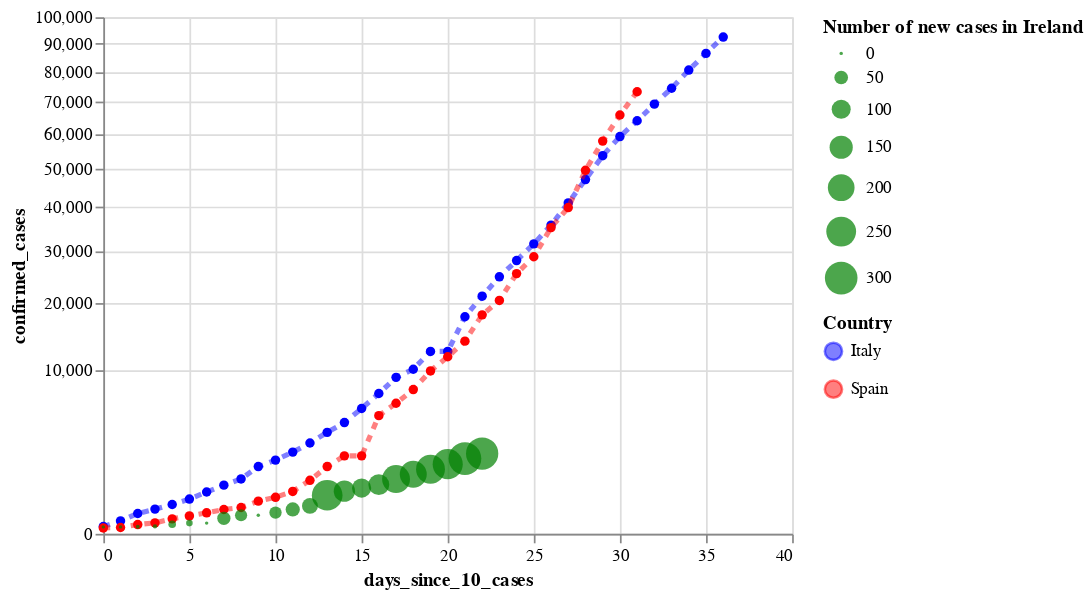

The notebook cell saved with this chart:
### Code cell
#hide

alt.layer(cases_it_plot, cases_es_plot, cases_ie_plot).resolve_scale(
    color='independent',
    shape='independent'
)

### Figure 1 — Vega-Lite specification as saved in the notebook (floating-point values rounded to 4 significant figures)
{"config": {"view": {"continuousWidth": 400, "continuousHeight": 300}}, "layer": [{"data": {"name": "data-774efa6f17819813874601c0a04312df"}, "mark": {"type": "line", "color": "blue", "opacity": 0.5, "point": true, "strokeDash": [4, 4], "strokeWidth": 3}, "encoding": {"color": {"type": "nominal", "field": "country", "scale": {"domain": ["Italy"], "range": ["blue"]}, "title": "Country"}, "tooltip": [{"type": "nominal", "field": "country"}, {"type": "temporal", "field": "date"}, {"type": "quantitative", "field": "confirmed_cases"}, {"type": "quantitative", "field": "new_cases"}], "x": {"type": "quantitative", "field": "days_since_10_cases"}, "y": {"type": "quantitative", "field": "confirmed_cases", "scale": {"type": "sqrt"}}}}, {"data": {"name": "data-a14ef43bb8e966ff8fbe282c2f68c0ac"}, "mark": {"type": "line", "color": "red", "opacity": 0.5, "point": true, "strokeDash": [4, 4], "strokeWidth": 3}, "encoding": {"color": {"type": "nominal", "field": "country", "scale": {"domain": ["Spain"], "range": ["red"]}, "title": ""}, "tooltip": [{"type": "nominal", "field": "country"}, {"type": "temporal", "field": "date"}, {"type": "quantitative", "field": "confirmed_cases"}, {"type": "quantitative", "field": "new_cases"}], "x": {"type": "quantitative", "field": "days_since_10_cases"}, "y": {"type": "quantitative", "field": "confirmed_cases", "scale": {"type": "sqrt"}}}}, {"data": {"name": "data-4b656f962742ef0edf51a449fa69f944"}, "mark": {"type": "circle", "color": "green", "opacity": 0.7}, "encoding": {"size": {"type": "quantitative", "field": "new_cases", "title": "Number of new cases in Ireland"}, "tooltip": [{"type": "nominal", "field": "country"}, {"type": "temporal", "field": "date"}, {"type": "quantitative", "field": "confirmed_cases"}, {"type": "quantitative", "field": "new_cases"}], "x": {"type": "quantitative", "field": "days_since_10_cases"}, "y": {"type": "quantitative", "field": "confirmed_cases", "scale": {"type": "sqrt"}}}}], "resolve": {"scale": {"color": "independent", "shape": "independent"}}, "$schema": "https://vega.github.io/schema/vega-lite/v4.0.2.json", "datasets": {"data-774efa6f17819813874601c0a04312df": [{"country": "Italy", "date": "2020-02-21", "days_since_10_cases": 0, "confirmed_cases": 20, "confirmed_cases_per_million": 0.0, "new_cases": 0}, {"country": "Italy", "date": "2020-02-22", "days_since_10_cases": 1, "confirmed_cases": 62, "confirmed_cases_per_million": 1.0, "new_cases": 42}, {"country": "Italy", "date": "2020-02-23", "days_since_10_cases": 2, "confirmed_cases": 155, "confirmed_cases_per_million": 3.0, "new_cases": 93}, {"country": "Italy", "date": "2020-02-24", "days_since_10_cases": 3, "confirmed_cases": 229, "confirmed_cases_per_million": 4.0, "new_cases": 74}, {"country": "Italy", "date": "2020-02-25", "days_since_10_cases": 4, "confirmed_cases": 322, "confirmed_cases_per_million": 5.0, "new_cases": 93}, {"country": "Italy", "date": "2020-02-26", "days_since_10_cases": 5, "confirmed_cases": 453, "confirmed_cases_per_million": 8.0, "new_cases": 131}, {"country": "Italy", "date": "2020-02-27", "days_since_10_cases": 6, "confirmed_cases": 655, "confirmed_cases_per_million": 11.0, "new_cases": 202}, {"country": "Italy", "date": "2020-02-28", "days_since_10_cases": 7, "confirmed_cases": 888, "confirmed_cases_per_million": 15.0, "new_cases": 233}, {"country": "Italy", "date": "2020-02-29", "days_since_10_cases": 8, "confirmed_cases": 1128, "confirmed_cases_per_million": 19.0, "new_cases": 240}, {"country": "Italy", "date": "2020-03-01", "days_since_10_cases": 9, "confirmed_cases": 1694, "confirmed_cases_per_million": 28.0, "new_cases": 566}, {"country": "Italy", "date": "2020-03-02", "days_since_10_cases": 10, "confirmed_cases": 2036, "confirmed_cases_per_million": 34.0, "new_cases": 342}, {"country": "Italy", "date": "2020-03-03", "days_since_10_cases": 11, "confirmed_cases": 2502, "confirmed_cases_per_million": 42.0, "new_cases": 466}, {"country": "Italy", "date": "2020-03-04", "days_since_10_cases": 12, "confirmed_cases": 3089, "confirmed_cases_per_million": 51.0, "new_cases": 587}, {"country": "Italy", "date": "2020-03-05", "days_since_10_cases": 13, "confirmed_cases": 3858, "confirmed_cases_per_million": 64.0, "new_cases": 769}, {"country": "Italy", "date": "2020-03-06", "days_since_10_cases": 14, "confirmed_cases": 4636, "confirmed_cases_per_million": 77.0, "new_cases": 778}, {"country": "Italy", "date": "2020-03-07", "days_since_10_cases": 15, "confirmed_cases": 5883, "confirmed_cases_per_million": 98.0, "new_cases": 1247}, {"country": "Italy", "date": "2020-03-08", "days_since_10_cases": 16, "confirmed_cases": 7375, "confirmed_cases_per_million": 123.0, "new_cases": 1492}, {"country": "Italy", "date": "2020-03-09", "days_since_10_cases": 17, "confirmed_cases": 9172, "confirmed_cases_per_million": 152.0, "new_cases": 1797}, {"country": "Italy", "date": "2020-03-10", "days_since_10_cases": 18, "confirmed_cases": 10149, "confirmed_cases_per_million": 169.0, "new_cases": 977}, {"country": "Italy", "date": "2020-03-11", "days_since_10_cases": 19, "confirmed_cases": 12462, "confirmed_cases_per_million": 207.0, "new_cases": 2313}, {"country": "Italy", "date": "2020-03-12", "days_since_10_cases": 20, "confirmed_cases": 12462, "confirmed_cases_per_million": 207.0, "new_cases": 0}, {"country": "Italy", "date": "2020-03-13", "days_since_10_cases": 21, "confirmed_cases": 17660, "confirmed_cases_per_million": 293.0, "new_cases": 5198}, {"country": "Italy", "date": "2020-03-14", "days_since_10_cases": 22, "confirmed_cases": 21157, "confirmed_cases_per_million": 351.0, "new_cases": 3497}, {"country": "Italy", "date": "2020-03-15", "days_since_10_cases": 23, "confirmed_cases": 24747, "confirmed_cases_per_million": 411.0, "new_cases": 3590}, {"country": "Italy", "date": "2020-03-16", "days_since_10_cases": 24, "confirmed_cases": 27980, "confirmed_cases_per_million": 465.0, "new_cases": 3233}, {"country": "Italy", "date": "2020-03-17", "days_since_10_cases": 25, "confirmed_cases": 31506, "confirmed_cases_per_million": 523.0, "new_cases": 3526}, {"country": "Italy", "date": "2020-03-18", "days_since_10_cases": 26, "confirmed_cases": 35713, "confirmed_cases_per_million": 593.0, "new_cases": 4207}, {"country": "Italy", "date": "2020-03-19", "days_since_10_cases": 27, "confirmed_cases": 41035, "confirmed_cases_per_million": 682.0, "new_cases": 5322}, {"country": "Italy", "date": "2020-03-20", "days_since_10_cases": 28, "confirmed_cases": 47021, "confirmed_cases_per_million": 781.0, "new_cases": 5986}, {"country": "Italy", "date": "2020-03-21", "days_since_10_cases": 29, "confirmed_cases": 53578, "confirmed_cases_per_million": 890.0, "new_cases": 6557}, {"country": "Italy", "date": "2020-03-22", "days_since_10_cases": 30, "confirmed_cases": 59138, "confirmed_cases_per_million": 982.0, "new_cases": 5560}, {"country": "Italy", "date": "2020-03-23", "days_since_10_cases": 31, "confirmed_cases": 63927, "confirmed_cases_per_million": 1062.0, "new_cases": 4789}, {"country": "Italy", "date": "2020-03-24", "days_since_10_cases": 32, "confirmed_cases": 69176, "confirmed_cases_per_million": 1149.0, "new_cases": 5249}, {"country": "Italy", "date": "2020-03-25", "days_since_10_cases": 33, "confirmed_cases": 74386, "confirmed_cases_per_million": 1236.0, "new_cases": 5210}, {"country": "Italy", "date": "2020-03-26", "days_since_10_cases": 34, "confirmed_cases": 80589, "confirmed_cases_per_million": 1339.0, "new_cases": 6203}, {"country": "Italy", "date": "2020-03-27", "days_since_10_cases": 35, "confirmed_cases": 86498, "confirmed_cases_per_million": 1437.0, "new_cases": 5909}, {"country": "Italy", "date": "2020-03-28", "days_since_10_cases": 36, "confirmed_cases": 92472, "confirmed_cases_per_million": 1536.0, "new_cases": 5974}], "data-a14ef43bb8e966ff8fbe282c2f68c0ac": [{"country": "Spain", "date": "2020-02-26", "days_since_10_cases": 0, "confirmed_cases": 13, "confirmed_cases_per_million": 0.0, "new_cases": 0}, {"country": "Spain", "date": "2020-02-27", "days_since_10_cases": 1, "confirmed_cases": 15, "confirmed_cases_per_million": 0.0, "new_cases": 2}, {"country": "Spain", "date": "2020-02-28", "days_since_10_cases": 2, "confirmed_cases": 32, "confirmed_cases_per_million": 1.0, "new_cases": 17}, {"country": "Spain", "date": "2020-02-29", "days_since_10_cases": 3, "confirmed_cases": 45, "confirmed_cases_per_million": 1.0, "new_cases": 13}, {"country": "Spain", "date": "2020-03-01", "days_since_10_cases": 4, "confirmed_cases": 84, "confirmed_cases_per_million": 2.0, "new_cases": 39}, {"country": "Spain", "date": "2020-03-02", "days_since_10_cases": 5, "confirmed_cases": 120, "confirmed_cases_per_million": 3.0, "new_cases": 36}, {"country": "Spain", "date": "2020-03-03", "days_since_10_cases": 6, "confirmed_cases": 165, "confirmed_cases_per_million": 4.0, "new_cases": 45}, {"country": "Spain", "date": "2020-03-04", "days_since_10_cases": 7, "confirmed_cases": 222, "confirmed_cases_per_million": 5.0, "new_cases": 57}, {"country": "Spain", "date": "2020-03-05", "days_since_10_cases": 8, "confirmed_cases": 259, "confirmed_cases_per_million": 5.0, "new_cases": 37}, {"country": "Spain", "date": "2020-03-06", "days_since_10_cases": 9, "confirmed_cases": 400, "confirmed_cases_per_million": 8.0, "new_cases": 141}, {"country": "Spain", "date": "2020-03-07", "days_since_10_cases": 10, "confirmed_cases": 500, "confirmed_cases_per_million": 11.0, "new_cases": 100}, {"country": "Spain", "date": "2020-03-08", "days_since_10_cases": 11, "confirmed_cases": 673, "confirmed_cases_per_million": 14.0, "new_cases": 173}, {"country": "Spain", "date": "2020-03-09", "days_since_10_cases": 12, "confirmed_cases": 1073, "confirmed_cases_per_million": 23.0, "new_cases": 400}, {"country": "Spain", "date": "2020-03-10", "days_since_10_cases": 13, "confirmed_cases": 1695, "confirmed_cases_per_million": 36.0, "new_cases": 622}, {"country": "Spain", "date": "2020-03-11", "days_since_10_cases": 14, "confirmed_cases": 2277, "confirmed_cases_per_million": 48.0, "new_cases": 582}, {"country": "Spain", "date": "2020-03-12", "days_since_10_cases": 15, "confirmed_cases": 2277, "confirmed_cases_per_million": 48.0, "new_cases": 0}, {"country": "Spain", "date": "2020-03-13", "days_since_10_cases": 16, "confirmed_cases": 5232, "confirmed_cases_per_million": 111.0, "new_cases": 2955}, {"country": "Spain", "date": "2020-03-14", "days_since_10_cases": 17, "confirmed_cases": 6391, "confirmed_cases_per_million": 136.0, "new_cases": 1159}, {"country": "Spain", "date": "2020-03-15", "days_since_10_cases": 18, "confirmed_cases": 7798, "confirmed_cases_per_million": 166.0, "new_cases": 1407}, {"country": "Spain", "date": "2020-03-16", "days_since_10_cases": 19, "confirmed_cases": 9942, "confirmed_cases_per_million": 211.0, "new_cases": 2144}, {"country": "Spain", "date": "2020-03-17", "days_since_10_cases": 20, "confirmed_cases": 11748, "confirmed_cases_per_million": 249.0, "new_cases": 1806}, {"country": "Spain", "date": "2020-03-18", "days_since_10_cases": 21, "confirmed_cases": 13910, "confirmed_cases_per_million": 295.0, "new_cases": 2162}, {"country": "Spain", "date": "2020-03-19", "days_since_10_cases": 22, "confirmed_cases": 17963, "confirmed_cases_per_million": 381.0, "new_cases": 4053}, {"country": "Spain", "date": "2020-03-20", "days_since_10_cases": 23, "confirmed_cases": 20410, "confirmed_cases_per_million": 433.0, "new_cases": 2447}, {"country": "Spain", "date": "2020-03-21", "days_since_10_cases": 24, "confirmed_cases": 25374, "confirmed_cases_per_million": 539.0, "new_cases": 4964}, {"country": "Spain", "date": "2020-03-22", "days_since_10_cases": 25, "confirmed_cases": 28768, "confirmed_cases_per_million": 611.0, "new_cases": 3394}, {"country": "Spain", "date": "2020-03-23", "days_since_10_cases": 26, "confirmed_cases": 35136, "confirmed_cases_per_million": 746.0, "new_cases": 6368}, {"country": "Spain", "date": "2020-03-24", "days_since_10_cases": 27, "confirmed_cases": 39885, "confirmed_cases_per_million": 847.0, "new_cases": 4749}, {"country": "Spain", "date": "2020-03-25", "days_since_10_cases": 28, "confirmed_cases": 49515, "confirmed_cases_per_million": 1051.0, "new_cases": 9630}, {"country": "Spain", "date": "2020-03-26", "days_since_10_cases": 29, "confirmed_cases": 57786, "confirmed_cases_per_million": 1227.0, "new_cases": 8271}, {"country": "Spain", "date": "2020-03-27", "days_since_10_cases": 30, "confirmed_cases": 65719, "confirmed_cases_per_million": 1395.0, "new_cases": 7933}, {"country": "Spain", "date": "2020-03-28", "days_since_10_cases": 31, "confirmed_cases": 73235, "confirmed_cases_per_million": 1555.0, "new_cases": 7516}], "data-4b656f962742ef0edf51a449fa69f944": [{"country": "Ireland", "date": "2020-03-06", "days_since_10_cases": 0, "confirmed_cases": 18, "confirmed_cases_per_million": 4.0, "new_cases": 0}, {"country": "Ireland", "date": "2020-03-07", "days_since_10_cases": 1, "confirmed_cases": 18, "confirmed_cases_per_million": 4.0, "new_cases": 0}, {"country": "Ireland", "date": "2020-03-08", "days_since_10_cases": 2, "confirmed_cases": 19, "confirmed_cases_per_million": 4.0, "new_cases": 1}, {"country": "Ireland", "date": "2020-03-09", "days_since_10_cases": 3, "confirmed_cases": 21, "confirmed_cases_per_million": 4.0, "new_cases": 2}, {"country": "Ireland", "date": "2020-03-10", "days_since_10_cases": 4, "confirmed_cases": 34, "confirmed_cases_per_million": 7.0, "new_cases": 13}, {"country": "Ireland", "date": "2020-03-11", "days_since_10_cases": 5, "confirmed_cases": 43, "confirmed_cases_per_million": 9.0, "new_cases": 9}, {"country": "Ireland", "date": "2020-03-12", "days_since_10_cases": 6, "confirmed_cases": 43, "confirmed_cases_per_million": 9.0, "new_cases": 0}, {"country": "Ireland", "date": "2020-03-13", "days_since_10_cases": 7, "confirmed_cases": 90, "confirmed_cases_per_million": 18.0, "new_cases": 47}, {"country": "Ireland", "date": "2020-03-14", "days_since_10_cases": 8, "confirmed_cases": 129, "confirmed_cases_per_million": 26.0, "new_cases": 39}, {"country": "Ireland", "date": "2020-03-15", "days_since_10_cases": 9, "confirmed_cases": 129, "confirmed_cases_per_million": 26.0, "new_cases": 0}, {"country": "Ireland", "date": "2020-03-16", "days_since_10_cases": 10, "confirmed_cases": 169, "confirmed_cases_per_million": 34.0, "new_cases": 40}, {"country": "Ireland", "date": "2020-03-17", "days_since_10_cases": 11, "confirmed_cases": 223, "confirmed_cases_per_million": 46.0, "new_cases": 54}, {"country": "Ireland", "date": "2020-03-18", "days_since_10_cases": 12, "confirmed_cases": 292, "confirmed_cases_per_million": 60.0, "new_cases": 69}, {"country": "Ireland", "date": "2020-03-19", "days_since_10_cases": 13, "confirmed_cases": 557, "confirmed_cases_per_million": 114.0, "new_cases": 265}, {"country": "Ireland", "date": "2020-03-20", "days_since_10_cases": 14, "confirmed_cases": 683, "confirmed_cases_per_million": 139.0, "new_cases": 126}, {"country": "Ireland", "date": "2020-03-21", "days_since_10_cases": 15, "confirmed_cases": 785, "confirmed_cases_per_million": 160.0, "new_cases": 102}, {"country": "Ireland", "date": "2020-03-22", "days_since_10_cases": 16, "confirmed_cases": 906, "confirmed_cases_per_million": 185.0, "new_cases": 121}, {"country": "Ireland", "date": "2020-03-23", "days_since_10_cases": 17, "confirmed_cases": 1125, "confirmed_cases_per_million": 230.0, "new_cases": 219}, {"country": "Ireland", "date": "2020-03-24", "days_since_10_cases": 18, "confirmed_cases": 1329, "confirmed_cases_per_million": 271.0, "new_cases": 204}, {"country": "Ireland", "date": "2020-03-25", "days_since_10_cases": 19, "confirmed_cases": 1564, "confirmed_cases_per_million": 319.0, "new_cases": 235}, {"country": "Ireland", "date": "2020-03-26", "days_since_10_cases": 20, "confirmed_cases": 1819, "confirmed_cases_per_million": 371.0, "new_cases": 255}, {"country": "Ireland", "date": "2020-03-27", "days_since_10_cases": 21, "confirmed_cases": 2121, "confirmed_cases_per_million": 433.0, "new_cases": 302}, {"country": "Ireland", "date": "2020-03-28", "days_since_10_cases": 22, "confirmed_cases": 2415, "confirmed_cases_per_million": 493.0, "new_cases": 294}]}}
